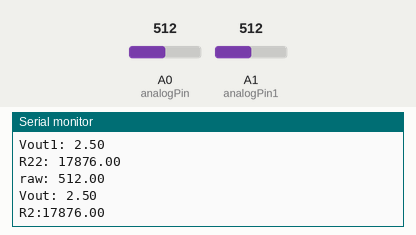
This sketch was run on a simulated Arduino Uno, built with avr-gcc and run on an emulated ATmega328P. Shown: the last lines printed to the serial monitor. Inputs (shaded band) come from the test bench; at power-on: A0 (analogPin) = 512, A1 (analogPin1) = 512.

Above: at 3.0 s.
3.1 s: A0 (analogPin) set to 716
At 4.1 s:
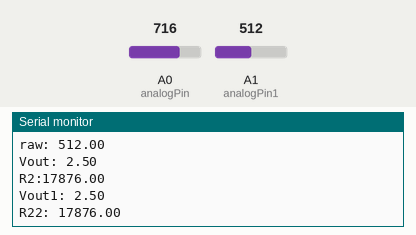
6.0 s: A1 (analogPin1) set to 716
At 8.6 s:
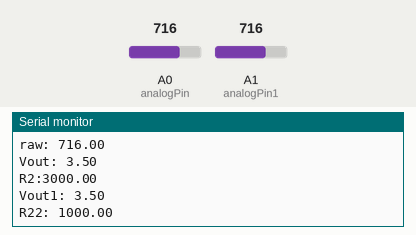
8.9 s: A0 (analogPin) set to 900
At 9.6 s:
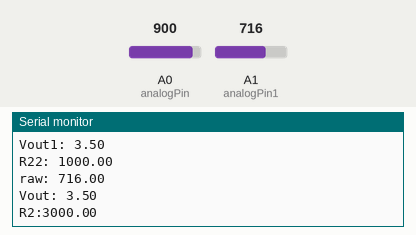
11.8 s: A1 (analogPin1) set to 900
At 12.5 s:
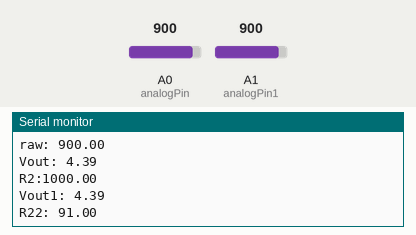
Timing chart, 0 to 14.8 s (numbered marks = the images above; inputs shaded):
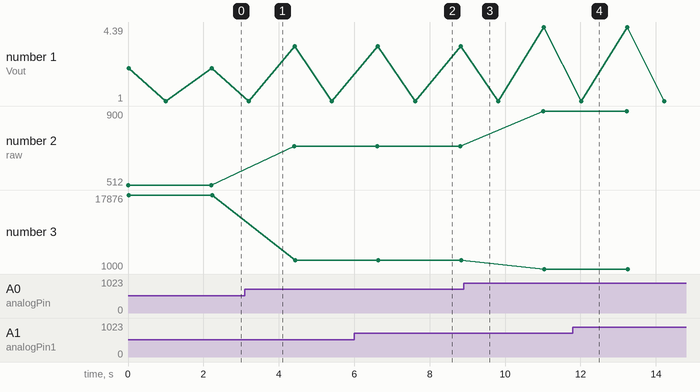

Measured:
- after the input at 6.0 s, the serial monitor: prints a new line after 1.6 s (image 2)
- after the input at 11.8 s, the serial monitor: prints a new line after 0.22 s (image 4)
- plotted number 1: 3.5 → 4.39 after the input at 8.9 s
- plotted number 2: 512 → 716 after the input at 3.1 s, 716 → 900 after the input at 8.9 s
- plotted number 3: 17876 → 3000 after the input at 3.1 s

The sketch:

Code.ino
```cpp
int analogPin= 0;
int raw= 0;
int Vin= 5;
float Vout= 0;
float R1= 6800;
float R2= 0;
float buffer= 0;
int stdResisters[]={1000,1100,1200,1300,1500,1600,1800,2000,2200,2400,2700,3000,3300,3600,3900,4300,4700,5100,5600,6200,6800,7500,8200,9100};
int stdResisters1[]={10,11,12,16,18,20,22,24,27,30,33,36,39,43,47,51,56,62,68,75,82,91};
float x=0;
float y=0;
float temp;
int analogPin1= 1;
float Vout1= 0;
float R11= 1300;
float R22= 0;
void setup()
{
Serial.begin(9600);
}
void loop()
{

raw= analogRead(analogPin);
if(raw)
{
x= raw;
buffer= raw * Vin;
Serial.print("raw: ");
Serial.println(x);
Vout= (buffer)/1024.0;
buffer= (Vin/Vout) -1;
y= buffer;
R2= R1 * buffer;
Serial.print("Vout: ");
Serial.println(Vout);
if(R2< stdResisters[(sizeof(stdResisters)/2)])
{
for(int i=0;i<(sizeof(stdResisters)/2);i++)
{
  if(i==0 && R2<stdResisters[i])
  {
    R2=stdResisters[i];
    break;
  }
  else
  {
    if(R2> stdResisters[i] && R2<stdResisters[i+1])
    {
      if((R2-stdResisters[i]) > (stdResisters[i+1]-R2))
      {
        R2=stdResisters[i+1];
        break;
      }
      else
      {
        R2=stdResisters[i];
        break;
      }
    }
  }
}
}
else
{
for(int i=0;i<((sizeof(stdResisters)/2)+1);i++)
{
  if(i==0 && R2<stdResisters[i])
  {
    R2=stdResisters[i];
    break;
  }
  else
  {
    if(R2> stdResisters[i] && R2<stdResisters[i+1])
    {
      if((R2-stdResisters[i]) > (stdResisters[i+1]-R2))
      {
        R2=stdResisters[i+1];
        break;
      }
      else
      {
        R2=stdResisters[i];
        break;
      }
    }
  }
}

}
Serial.print("R2:");
Serial.println(R2);
delay(1000);
raw= analogRead(analogPin1);
if(raw)
{
buffer= raw * Vin;
Vout1= (buffer)/1024.0;
Vout1=floor(Vout1*1000)/1000;
buffer= (Vin/Vout1) -1;
R22= R11 * buffer;
Serial.print("Vout1: ");
Serial.println(Vout1);
if(R22< stdResisters1[(sizeof(stdResisters1)/2)])
{
for(int i=0;i<(sizeof(stdResisters1)/2);i++)
{
  if(i==0 && R22<stdResisters1[i])
  {
    R22=stdResisters1[i];
    break;
  }
  else
  {
    if(R22> stdResisters1[i] && R22<stdResisters1[i+1])
    {
      if((R22-stdResisters1[i]) > (stdResisters1[i+1]-R22))
      {
        R22=stdResisters1[i+1];
        break;
      }
      else
      {
        R22=stdResisters1[i];
        break;
      }
    }
  }
}
}
else
{
for(int i=0;i<((sizeof(stdResisters1)/2)+1);i++)
{
  if(i==0 && R22<stdResisters1[i])
  {
    R22=stdResisters1[i];
    break;
  }
  else
  {
    if(R22> stdResisters1[i] && R22<stdResisters1[i+1])
    {
      if((R22-stdResisters1[i]) > (stdResisters1[i+1]-R22))
      {
        R22=stdResisters1[i+1];
        break;
      }
      else
      {
        R22=stdResisters1[i];
        break;
      }
    }
  }
}

}
//Serial.print("raw2:");
//Serial.println(raw);
//Serial.print("buffer2:");
//Serial.println(buffer);
Serial.print("R22: ");
Serial.println(R22);
delay(1200);
}
}
}
```
